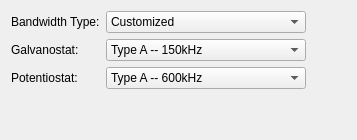
        <widget class="QWidget" name="tab_2">
         <attribute name="title">
          <string>Control Loop</string>
         </attribute>
         <layout class="QHBoxLayout" name="horizontalLayout_5">
          <item>
           <layout class="QGridLayout" name="gridLayout_4">
            <item row="2" column="0">
             <widget class="QLabel" name="labelResource_8">
              <property name="text">
               <string>Potentiostat:</string>
              </property>
             </widget>
            </item>
            <item row="2" column="1">
             <widget class="QComboBox" name="bandwidthPotentiostatCombo">
              <item>
               <property name="text">
                <string>Type A -- 600kHz</string>
               </property>
              </item>
              <item>
               <property name="text">
                <string>Type B -- 360kHz</string>
               </property>
              </item>
              <item>
               <property name="text">
                <string>Type C -- &gt;1MkHz</string>
               </property>
              </item>
              <item>
               <property name="text">
                <string>Type D -- &gt;600kHz</string>
               </property>
              </item>
              <item>
               <property name="text">
                <string>Type E -- 24kHz</string>
               </property>
              </item>
              <item>
               <property name="text">
                <string>Type F -- 8kHz</string>
               </property>
              </item>
              <item>
               <property name="text">
                <string>Type G -- 2.4kHz</string>
               </property>
              </item>
              <item>
               <property name="text">
                <string>Type H -- 800Hz</string>
               </property>
              </item>
              <item>
               <property name="text">
                <string>Type I -- 80Hz</string>
               </property>
              </item>
              <item>
               <property name="text">
                <string>Type J -- 8Hz</string>
               </property>
              </item>
             </widget>
            </item>
            <item row="0" column="0">
             <widget class="QLabel" name="labelResource_6">
              <property name="text">
               <string>Bandwidth Type:</string>
              </property>
             </widget>
            </item>
            <item row="0" column="1">
             <widget class="QComboBox" name="bandwidthCombo">
              <property name="minimumSize">
               <size>
                <width>200</width>
                <height>0</height>
               </size>
              </property>
              <item>
               <property name="text">
                <string>Customized</string>
               </property>
              </item>
              <item>
               <property name="text">
                <string>Fixed to Type C</string>
               </property>
              </item>
             </widget>
            </item>
            <item row="1" column="0">
             <widget class="QLabel" name="labelResource_7">
              <property name="text">
               <string>Galvanostat:</string>
              </property>
             </widget>
            </item>
            <item row="1" column="1">
             <widget class="QComboBox" name="bandwidthGalvanostatCombo">
              <item>
               <property name="text">
                <string>Type A -- 150kHz</string>
               </property>
              </item>
              <item>
               <property name="text">
                <string>Type B -- 100kHz</string>
               </property>
              </item>
              <item>
               <property name="text">
                <string>Type C -- &gt;7.5kHz</string>
               </property>
              </item>
             </widget>
            </item>
            <item row="3" column="1">
             <spacer name="verticalSpacer_2">
              <property name="sizeHint" stdset="0">
               <size>
                <width>20</width>
                <height>40</height>
               </size>
              </property>
             </spacer>
            </item>
           </layout>
          </item>
          <item>
           <spacer name="horizontalSpacer_3">
            <property name="orientation">
             <enum>Qt::Horizontal</enum>
            </property>
            <property name="sizeHint" stdset="0">
             <size>
              <width>40</width>
              <height>20</height>
             </size>
            </property>
           </spacer>
          </item>
         </layout>
        </widget>
